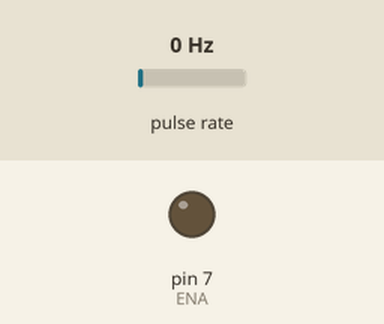
A program run on a simulated Arduino Mega 2560, built with avr-gcc and run on an emulated ATmega2560. Shown: output pins drawn as LEDs (lit = HIGH). Wiring (inferred from the names in the program): pulse sensor: data pin 2. Inputs (shaded band) come from the test bench; at power-on: pulse rate 0 Hz.

Above: at 0.1 s.
At 3.2 s:
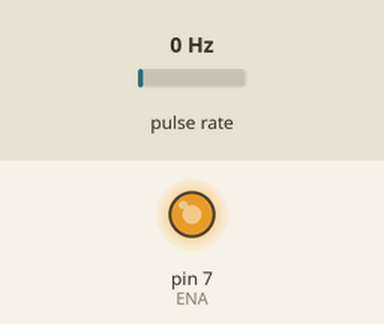
3.3 s: pulse rate (sensor on pin 2) set to 196 Hz
At 3.8 s:
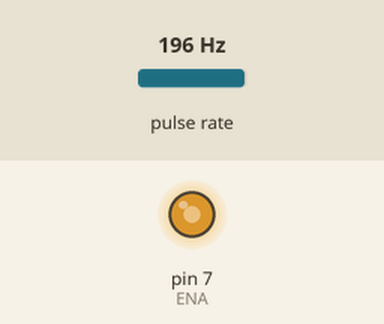
Timing chart, 0 to 11.5 s (numbered marks = the images above; inputs shaded):
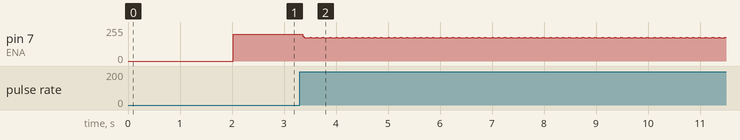

Measured:
- after the input at 3.3 s, pin 7 (ENA): 200/255 → 187/255 after 0.06 s, then repeats every 0.12 s: 178/255 0.02 s, 175/255 0.10 s

The program:

main.cpp
```cpp
#include <Arduino.h>
const byte ENA = 7; // PWM         13
const byte IN1 = 8; // Dir   1A    12
const byte IN2 = 9; // 2A          11
int encoderPin = 2; //             18
unsigned int tick_codeuse = 0;     // Compteur de tick de la codeuse
unsigned int totalTick = 0;

volatile int tick_par_tour_codeuse = 64*50;
volatile int consigne_moteur_nombre_tours_par_seconde = 1;
volatile int kp = 200;
int cmd = 0;

//#include <SimpleTimer.h>           // http://arduino.cc/playground/Code/SimpleTimer
#include <MsTimer2.h>

//SimpleTimer timer;                 // Timer pour échantillonnage
const int frequence_echantillonnage = 50;  // Fréquence d'exécution de l'asservissement

/* Interruption sur tick de la codeuse */
void compteur(){
    tick_codeuse++;  // On incrémente le nombre de tick de la codeuse
    totalTick++;
}

/* Interruption pour calcul du PID */
void asservissement()
{
    // Calcul de l'erreur
    int frequence_codeuse = frequence_echantillonnage*tick_codeuse;
    float nb_tour_par_sec = (float)frequence_codeuse/(float)tick_par_tour_codeuse;
    float erreur = consigne_moteur_nombre_tours_par_seconde - nb_tour_par_sec;

    // Réinitialisation du nombre de tick de la codeuse
    tick_codeuse=0;

    // P : calcul de la commande
    cmd = kp*erreur;

    // Normalisation et contrôle du moteur
    if(cmd < 0) cmd = 0;
    else if(cmd > 255) cmd = 255;

    analogWrite(ENA, cmd);

    // DEBUG
    /*
    Serial.print(nb_tour_par_sec,8);
    Serial.print(" : ");
    Serial.print(erreur,4);
    Serial.println();
    //*/
}

/* Routine d'initialisation */
void setup() {
    Serial.begin(9600);         // Initialisation port COM
    pinMode(ENA, OUTPUT);   // Sortie moteur
    analogWrite(ENA, 0);  // Sortie moteur à 0
    digitalWrite(IN1, HIGH);
    digitalWrite(IN2, LOW);

    delay(2000);                // Pause de 5 sec pour laisser le temps au moteur de s'arréter si celui-ci est en marche

    attachInterrupt(digitalPinToInterrupt(encoderPin), compteur, CHANGE);    // Interruption sur tick de la codeuse  (interruption 0 = pin2 arduino mega)
    //timer.setInterval(1000/frequence_echantillonnage, asservissement);  // Interruption pour calcul du PID et asservissement
    MsTimer2::set(1000/frequence_echantillonnage, asservissement);
    MsTimer2::start();
}

/* Fonction principale */
void loop(){
    delay(1000);
    //timer.run();
    delay(10);
    //Serial.println(cmd);
}
```
